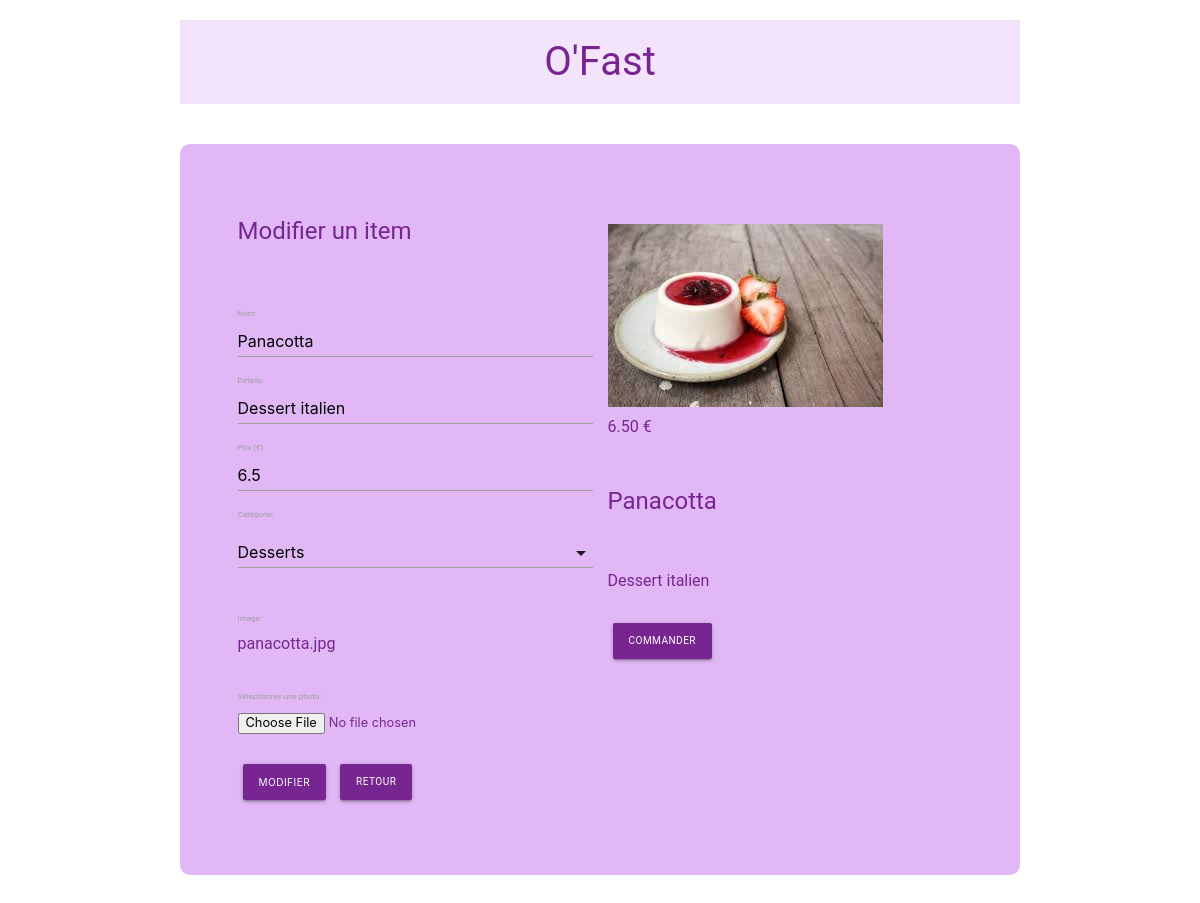
/admin/update.php?id=24, run on the app's committed database.
### tables this page shows
CREATE TABLE IF NOT EXISTS `items` (
  `id` int(11) NOT NULL AUTO_INCREMENT,
  `name` varchar(100) NOT NULL,
  `description` varchar(250) NOT NULL,
  `price` float NOT NULL,
  `image` varchar(250) NOT NULL,
  `category` int(11) NOT NULL,
  PRIMARY KEY (`id`),
  KEY `category` (`category`)
);

### admin/update.php (called while the page is built, shortened)
<?php
    if(!empty($_GET['id']))
    {
        $id = checkInput(($_GET['id']));
    }
    if(!empty($_POST))
    {
        $name           = checkInput($_POST['name']);
        $description    = checkInput($_POST['description']);
        $price          = checkInput($_POST['price']);
        $category       = checkInput($_POST['category']);
        $image          = checkInput($_FILES['image']['name']);
        $imagePath      = '../image/' . basename($image);
        $imageExtension = pathinfo($imagePath, PATHINFO_EXTENSION);
        $isSucess       = true;
        if(empty($name))
        {
            $name_error         = "Remplir le champs";
            $isSucess           = false;
        }
        if(empty($description))
        {
            $description_error  = "Remplir le champs";
            $isSucess           = false;
        }
        if(empty($price))
        {
            $price_error        = "Remplir le champs";
            $isSucess           = false;
        }
        if(empty($category))
        {
            $category_error     = "Remplir le champs";
            $isSucess           = false;
        }
        if(empty($image))
        {
            $isImageUpdated     = false;
            $isSucess           = false;
        }
        else
        {
            $isImageUpdated = true;
            $isUploadSucess = true;
            if($imageExtension != "jpg" && $imageExtension != "png" && $imageExtension != "jpeg" && $imageExtension != "gif")
            {
                $image_error = "Seuls sont autorisés les fichiers: .jpg, .png, .jpeg, .gif";
                $isUploadSucess = false;
            }
            if(file_exists($imagePath))
            {
                $image_error = "Fichier déjà existant";
                $isUploadSucess = false;
            }
            if($_FILES["image"]["size"] > 500000)
            {
                $image_error = "Le fichier ne doit pas être supérieur à 500KB";
                $isUploadSucess = false;
            }
            if($isUploadSucess)
            {
                if(!move_uploaded_file($_FILES["image"]["tmp_name"],$imagePath))
                {
                    $image_error = " Erreur dans l'upload";
                    $isUploadSucess = false;
                }
            }
        }
        if(($isSucess && $isImageUpdated && $isUploadSucess) || ($isSucess && !$isImageUpdated))
        {
            $db = Database::connect();
            if($isImageUpdated)
            {
                $statement = $db->prepare("UPDATE  items set name = ?, description = ?, price = ?, category = ?,image = ? WHERE id = ?");
                $statement->execute(array($name,$description,$price,$category,$image,$id));
            }
           else
           {
                $statement = $db->prepare("UPDATE  items set name = ?, description = ?, price = ?, category = ? WHERE id = ?");
                $statement->execute(array($name,$description,$price,$category,$id));
           }
            Database::disconnect();
            header("Location:index.php");
        }
        else if($isImageUpdated && !$isUploadSucess)
        {
            $db = Database::connect();
            $statement = $db->prepare("SELECT image FROM  items  WHERE id = ?");
            $statement->execute(array($id));
            $item = $statement->fetch();
            $image = $item['image'];
            Database::disconnect();
        }
    }
    else
    {
        $db = Database::connect();
        $statement = $db->prepare("SELECT * FROM items WHERE id= ?");
        $statement->execute(array($id));
        $item = $statement->fetch();
        $name           = $item['name'];
        $description    = $item['description'];
        $price          = $item['price'];
        $image          = $item['image'];
    }
    function checkInput($data)
    {
        $data = trim($data);
        $data = stripslashes($data);
        $data = htmlspecialchars($data);
        return $data;
    }
    include 'layout.phtml';
?>

### admin/update.phtml (the view, shortened to what this page needs)
<div class="container admin">
    <div class="row">
        <div class="col s12 m6 l6">
            <h2>Modifier un item</h2>
            <br>
            <form class="form" role="form" action="<?php echo 'update.php?id='.$id; ?>" method="post" enctype="multipart/form-data">
                <div class="form_product">
                    <label for="name">Nom:</label>
                    <input type="text" id="name" name="name"  value="<?php echo $name; ?>">
                </div>
                <div class="form_product">
                    <label for="description">Détails:</label>
                    <input type="text" id="description" name="description"  value="<?php echo $description; ?>">
                </div>
                <div class="form_product">
                    <label for="price">Prix (€):</label>
                    <input type="number" step ="0.01" id="price" name="price"  value="<?php echo $price; ?>">
                </div>
                <div class="form_product">
                    <label for="category">Catégorie:</label>
                   <div class='input-field'>
                    </div>
                </div>
                <br>
                <div class="form_product">
                    <label>Image:</label>
                    <p><?php echo $image;?></p>
                    <br>
                    <label for="image">Sélectionner une photo:</label>
                    <br>
                    <input type="file" id="image" name="image">
                </div>
                <br>
                <div class="form_action">
                    <button class="btn waves-effect waves-light" type="submit" name="action">Modifier</button>
                    <a href="index.php"class="waves-effect waves-light btn">Retour</a>
                </div>
            </form>
        </div>
        <div class ="col s12 m6 l6 updateShow">
            <img src="<?php echo '../image/'. $image; ?>" alt="menuClassic">
            <br>
            <div><?php echo number_format((float) $price,2,'.',''). ' €' ; ?></div>
            <br>
            <div class="caption">
                <h2><?php echo $name; ?></h2>
                <br>
                <p><?php echo $description; ?></p>
                <br>
                <a href="#" class="waves-effect waves-light btn">Commander</a>
            </div>
        </div>
    </div>
</div>

### css/style.css (style rules this page uses)
html { font-size: 62.5%; }
body { box-sizing: border-box; font-family: 'Open Sans', sans-serif; font-family: 'Roboto', sans-serif; width: 100%; font-size: 1.6em; line-height: 25px; color: #772590; }
.admin { background-color: #e1b8f5; padding:50px; margin-bottom:40px; border-radius: 10px; }
.admin h2 { font-size: 1.5em; padding-bottom:15px; }
.admin .waves-effect { font-size:10px; margin:5px 5px; background-color:#772590; color:#ffffff; }
#image { font-size:80%; }
.updateShow { margin-top:30px; }

### data on the page
items: name "Panacotta", description "Dessert italien", price "6.5", image "panacotta.jpg", image (picture), price "6.50"
